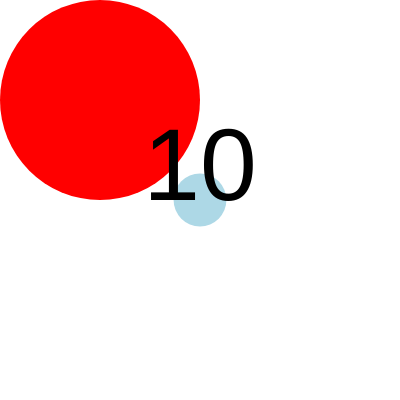
Frame 1 (no input)
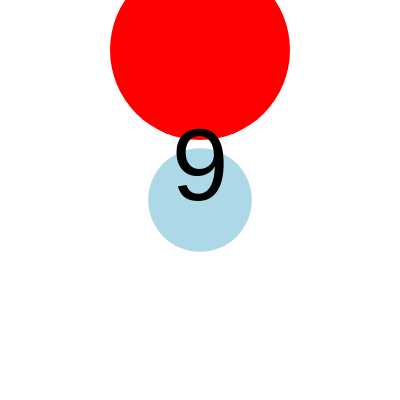
Frame 60 (no input)
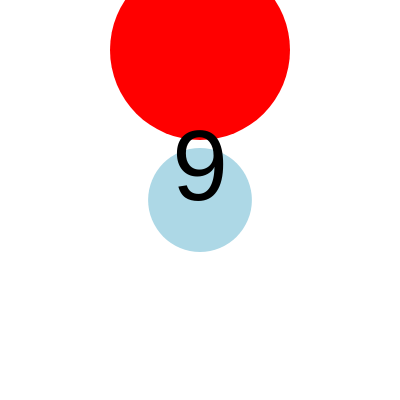
Frame 120 (the mouse pressed at the canvas centre since frame 60)

The p5.js sketch that drew these frames (run headless with seeded random() and noise() and a simulated clock; from frame 60 on, the mouse is pressed at the canvas centre):

// p5.js sketch
// ── sketch.js
function setup() {
  createCanvas(400, 400);
  timer = 10
  var xPos
  var yPos
}

function draw() {
  background(500);
  
  if (frameCount %60 == 0){
    timer--
  }//timer interval for number to change
  if (0<timer < 10){//circle around number
  
    noFill()
      
      

    }
//there is defintily a shorter way of doing this

  if (timer ===10){
   noStroke() 
    fill("lightblue")
    ellipse(width/2,height/2, random(50,54))
    fill("red")
     
   ellipse(100,100, 200) 
   
  }
   if (timer ===9){
     fill("lightblue")
    ellipse(width/2,height/2, random(100,104))
     fill(500,0,0)
   ellipse(200,50,180) 
     // ellipse(width/2,height/2, 300)
  }
   if (timer ===8){
     fill("lightblue")
    ellipse(width/2,height/2, random(150,154))
     fill(400,0,0)
   ellipse(300,100, 160) 
  }
   if (timer ===7){
     fill("lightblue")
    ellipse(width/2,height/2, random(200,204))
     fill(300,0,0)
   ellipse(350,200, 140) 
  }
   if (timer ===6){
     fill("lightblue")
    ellipse(width/2,height/2, random(250,254))
     fill(200,0,0);
   ellipse(300,300, 120) 
  } if (timer ===5){
    fill("lightblue")
    ellipse(width/2,height/2, random(300,304))
    fill(100, 0,0);
   ellipse(200,350, 100) 
  }
   if (timer ===4){
     fill("lightblue")
    ellipse(width/2,height/2, random(350,354))
     fill(50,0,0);
   ellipse(120,330, 80) 
  }
   if (timer ===3){
     fill("lightblue")
    ellipse(width/2,height/2, random(400,396))
     fill(25,0,0)
   ellipse(60,260, 60) 
  }
   if (timer ===2){
     fill("lightblue")
    ellipse(width/2,height/2, 450)
     fill(10,0,0)
   ellipse(50,170, 40) 
  }
   if (timer ===1){
     fill("lightblue")
    ellipse(width/2,height/2, random(500,505))
     fill(20)
   ellipse(50,100, 20) 
  }
  if (timer ==0){
   
    fill("lightblue")
     rect(0,0,width,height)
  noLoop(); //timer stops at 0
   
  }
  
  textSize(random(100,110))
  textAlign(CENTER);
  fill(0);

  text(timer, width/2, height/2); //countdown
  
  
}
function mousePressed(){
timer++ 
  //number increases by one if the mouse is clicked
}
